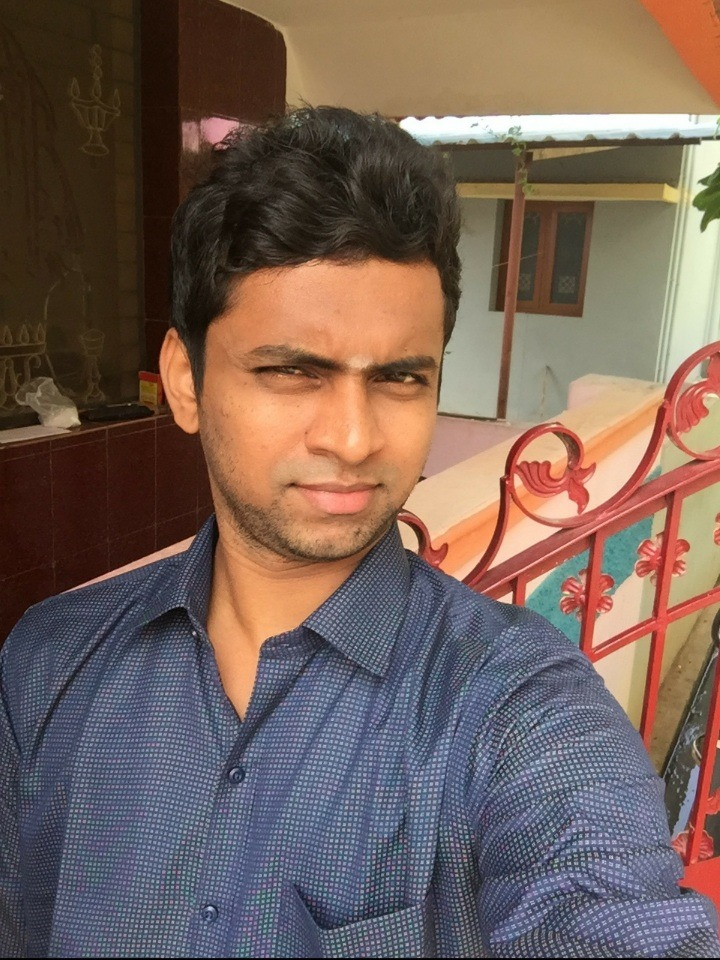
#> input picture image_editor/original.jpg, 720 x 960 px
$ python 'pencil edit.py'
#> lines starting #> are read from the running program, lines starting #| are printed output that depends on the picture

"""
Created on Tue Jul 14 10:30:28 2020

@author: Sivaraman Sivaraj
"""

import cv2
import sys

image = cv2.imread("original.jpg")
#> image is the input picture: shape (960, 720, 3); mean B, G, R 87.7, 97, 116.8

grayImage = cv2.cvtColor(image, cv2.COLOR_BGR2GRAY)
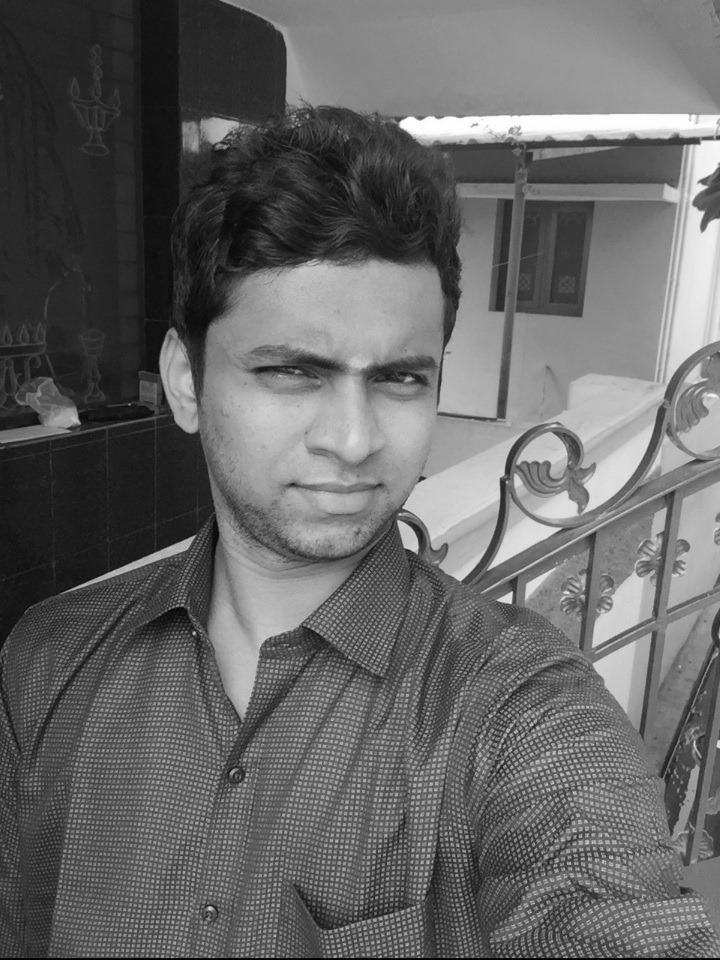
#> grayImage: shape (960, 720); min 0, max 255, mean 101.9
grayImageInv = 255 - grayImage
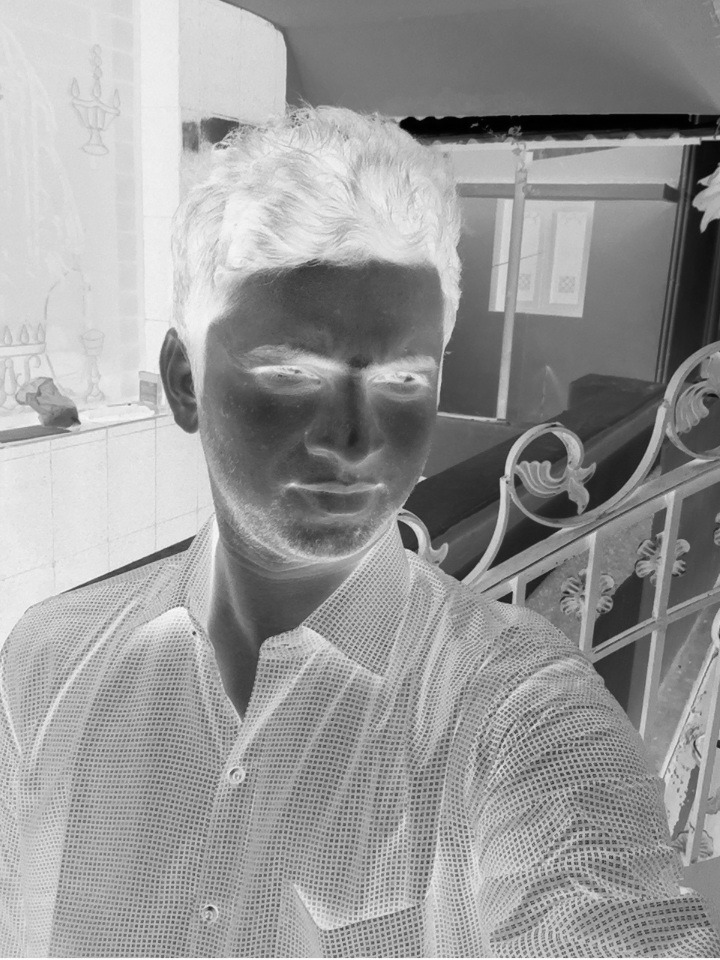
#> grayImageInv: shape (960, 720); min 0, max 255, mean 153.1
grayImageInv = cv2.GaussianBlur(grayImageInv, (21,21), 0)
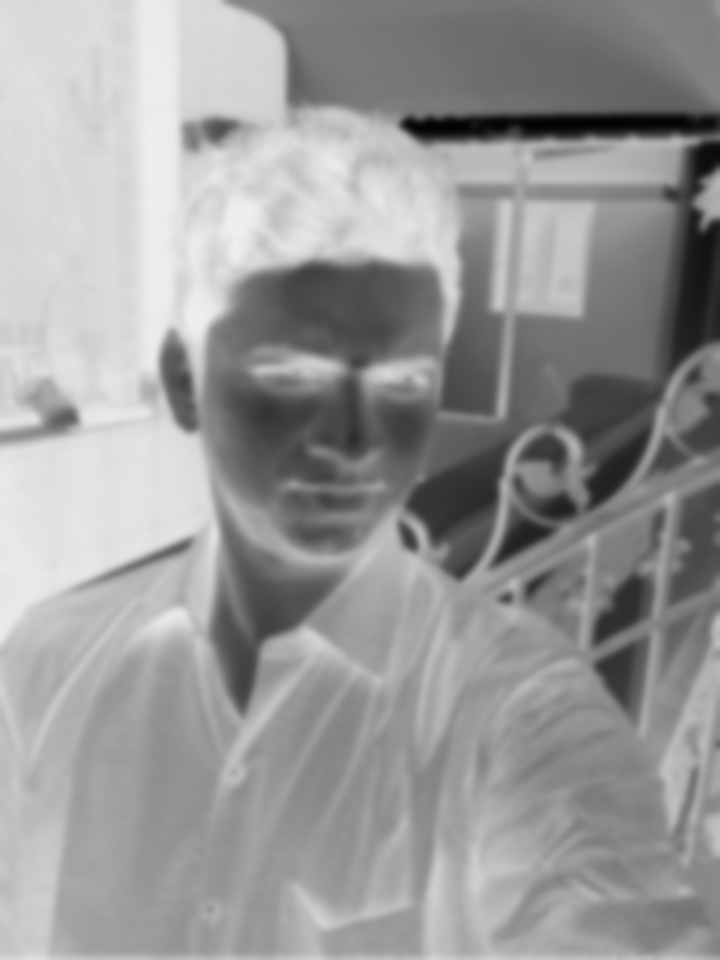
#> grayImageInv: shape (960, 720); min 2, max 239, mean 153.1
output = cv2.divide(grayImage, 255-grayImageInv, scale = 256.0)
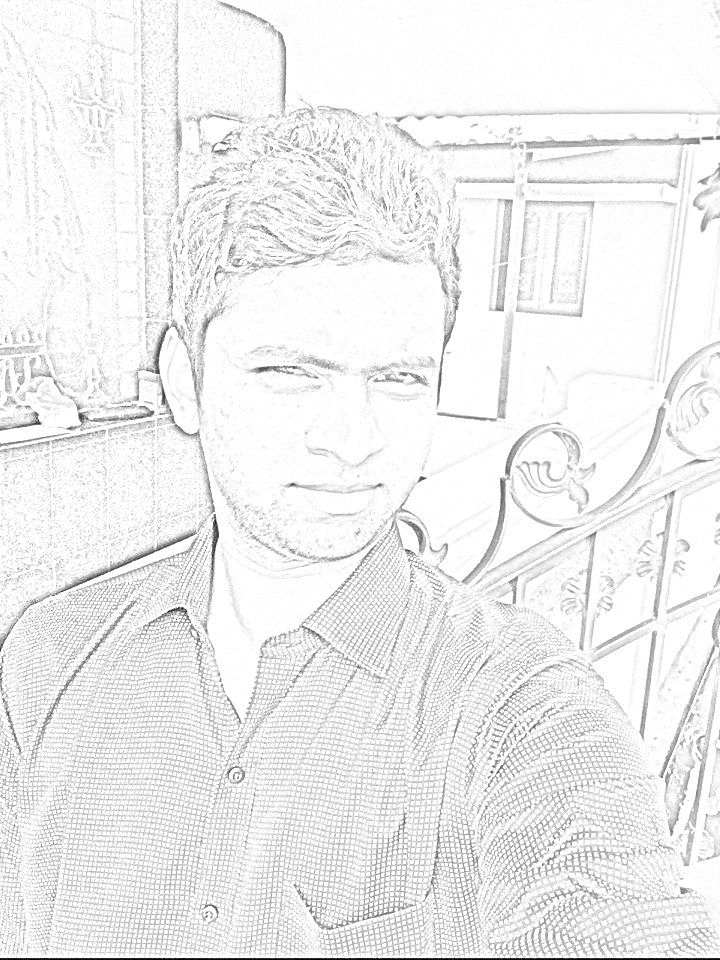
#> output: shape (960, 720); min 0, max 255, mean 239.4

cv2.namedWindow("image", cv2.WINDOW_AUTOSIZE)
cv2.namedWindow("pencilsketch", cv2.WINDOW_AUTOSIZE)
cv2.imshow("image", image)
cv2.imshow("pencilsketch", output)
cv2.waitKey(0)
cv2.destroyAllWindows()
